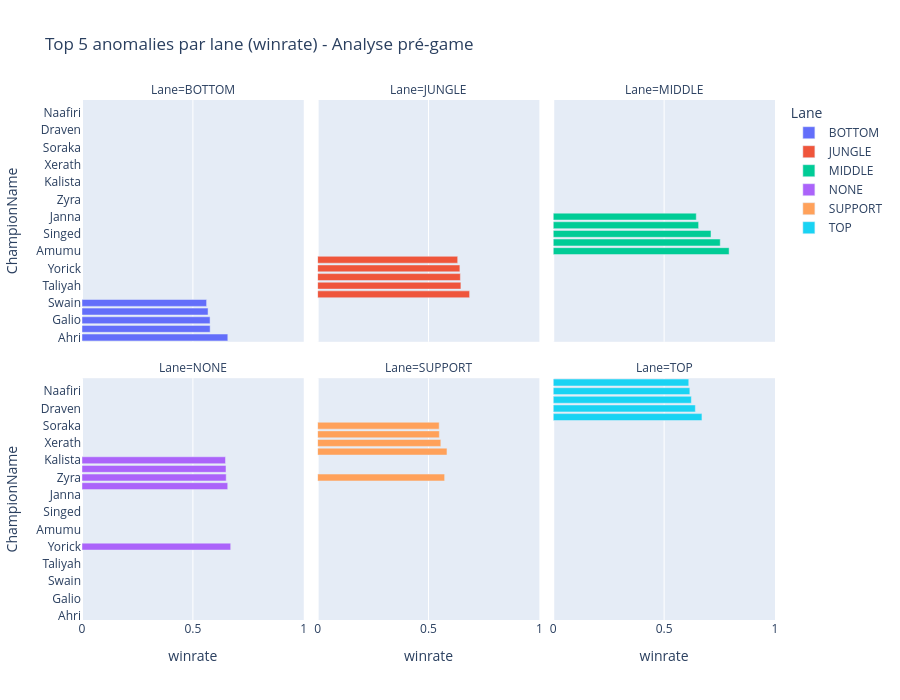

The notebook cell this image was saved under:
### Markdown cell above
L’analyse des champions les plus performants par lane met en évidence des
dynamiques très différentes selon les rôles.

Les lanes centrales (MID et JUNGLE) présentent des winrates relativement
modérés et concentrés autour de 50–55 %, ce qui suggère un environnement
compétitif et équilibré, où les performances dépendent fortement du niveau
de jeu et des interactions collectives.

À l’inverse, les lanes SUPPORT et TOP affichent des winrates parfois très
élevés, souvent associés à des champions joués hors de leur rôle habituel
ou à des profils très utilitaires. Ces performances élevées, combinées à
des volumes de parties plus faibles, indiquent des stratégies de niche
ou des contextes spécifiques plutôt qu’une domination généralisée.

Ces résultats confirment que les statistiques pré-game doivent être
interprétées de manière contextuelle : un winrate élevé ne traduit pas
nécessairement une force intrinsèque du champion, mais peut révéler une
exploitation efficace de situations particulières.

### Code cell
# 📊 Graphique 3 - Top champions par lane (winrate) en pré-game
# Objectif : visualiser immédiatement la "photo" de la méta par rôle

import plotly.express as px

plot_df = champ_lane.copy()

# On garde un top 5 par lane pour un graphe lisible
top5 = (
    plot_df
    .sort_values(["Lane", "winrate"], ascending=[True, False])
    .groupby("Lane", group_keys=False)
    .head(5)
)

fig = px.bar(
    top5,
    x="winrate",
    y="ChampionName",
    color="Lane",
    orientation="h",
    facet_col="Lane",
    facet_col_wrap=3,
    title="Top 5 anomalies par lane (winrate) - Analyse pré-game",
    hover_data=["games", "winrate"]
)

fig.update_layout(height=700)

fig.update_xaxes(range=[0, 1], matches=None)

fig.show()

### Figure 1 — Plotly figure (JSON) as saved in the notebook; plotly's stock layout.template omitted (floating-point values rounded to 4 significant figures)
{"data": [{"customdata": [[73], [424], [71], [95], [509]], "hovertemplate": "Lane=BOTTOM<br>winrate=%{x}<br>ChampionName=%{y}<br>games=%{customdata[0]}<extra></extra>", "legendgroup": "BOTTOM", "marker": {"color": "#636efa", "pattern": {"shape": ""}}, "name": "BOTTOM", "orientation": "h", "showlegend": true, "textposition": "auto", "type": "bar", "x": [0.6575, 0.5778, 0.5775, 0.5684, 0.5619], "xaxis": "x4", "y": ["Ahri", "Sona", "Galio", "Fiddlesticks", "Swain"], "yaxis": "y4"}, {"customdata": [[89], [130], [87], [53], [57]], "hovertemplate": "Lane=JUNGLE<br>winrate=%{x}<br>ChampionName=%{y}<br>games=%{customdata[0]}<extra></extra>", "legendgroup": "JUNGLE", "marker": {"color": "#EF553B", "pattern": {"shape": ""}}, "name": "JUNGLE", "orientation": "h", "showlegend": true, "textposition": "auto", "type": "bar", "x": [0.6854, 0.6462, 0.6437, 0.6415, 0.6316], "xaxis": "x5", "y": ["Kaisa", "Taliyah", "Jhin", "Yorick", "Quinn"], "yaxis": "y5"}, {"customdata": [[58], [81], [97], [90], [169]], "hovertemplate": "Lane=MIDDLE<br>winrate=%{x}<br>ChampionName=%{y}<br>games=%{customdata[0]}<extra></extra>", "legendgroup": "MIDDLE", "marker": {"color": "#00cc96", "pattern": {"shape": ""}}, "name": "MIDDLE", "orientation": "h", "showlegend": true, "textposition": "auto", "type": "bar", "x": [0.7931, 0.7531, 0.7113, 0.6556, 0.645], "xaxis": "x6", "y": ["Amumu", "Gnar", "Singed", "Poppy", "Janna"], "yaxis": "y6"}, {"customdata": [[173], [105], [223], [251], [102]], "hovertemplate": "Lane=NONE<br>winrate=%{x}<br>ChampionName=%{y}<br>games=%{customdata[0]}<extra></extra>", "legendgroup": "NONE", "marker": {"color": "#ab63fa", "pattern": {"shape": ""}}, "name": "NONE", "orientation": "h", "showlegend": true, "textposition": "auto", "type": "bar", "x": [0.6705, 0.6571, 0.6502, 0.6494, 0.6471], "xaxis": "x", "y": ["Yorick", "Belveth", "Zyra", "Shen", "Kalista"], "yaxis": "y"}, {"customdata": [[84], [220], [171], [583], [405]], "hovertemplate": "Lane=SUPPORT<br>winrate=%{x}<br>ChampionName=%{y}<br>games=%{customdata[0]}<extra></extra>", "legendgroup": "SUPPORT", "marker": {"color": "#FFA15A", "pattern": {"shape": ""}}, "name": "SUPPORT", "orientation": "h", "showlegend": true, "textposition": "auto", "type": "bar", "x": [0.5833, 0.5727, 0.5556, 0.5489, 0.5481], "xaxis": "x2", "y": ["Nidalee", "Zyra", "Xerath", "Leona", "Soraka"], "yaxis": "y2"}, {"customdata": [[85], [103], [114], [125], [54]], "hovertemplate": "Lane=TOP<br>winrate=%{x}<br>ChampionName=%{y}<br>games=%{customdata[0]}<extra></extra>", "legendgroup": "TOP", "marker": {"color": "#19d3f3", "pattern": {"shape": ""}}, "name": "TOP", "orientation": "h", "showlegend": true, "textposition": "auto", "type": "bar", "x": [0.6706, 0.6408, 0.6228, 0.616, 0.6111], "xaxis": "x3", "y": ["Samira", "Draven", "Zac", "Naafiri", "Kindred"], "yaxis": "y3"}], "layout": {"annotations": [{"font": {}, "showarrow": false, "text": "Lane=NONE", "x": 0.16, "xanchor": "center", "xref": "paper", "y": 0.465, "yanchor": "bottom", "yref": "paper"}, {"font": {}, "showarrow": false, "text": "Lane=SUPPORT", "x": 0.5, "xanchor": "center", "xref": "paper", "y": 0.465, "yanchor": "bottom", "yref": "paper"}, {"font": {}, "showarrow": false, "text": "Lane=TOP", "x": 0.84, "xanchor": "center", "xref": "paper", "y": 0.465, "yanchor": "bottom", "yref": "paper"}, {"font": {}, "showarrow": false, "text": "Lane=BOTTOM", "x": 0.16, "xanchor": "center", "xref": "paper", "y": 1.0, "yanchor": "bottom", "yref": "paper"}, {"font": {}, "showarrow": false, "text": "Lane=JUNGLE", "x": 0.5, "xanchor": "center", "xref": "paper", "y": 1.0, "yanchor": "bottom", "yref": "paper"}, {"font": {}, "showarrow": false, "text": "Lane=MIDDLE", "x": 0.84, "xanchor": "center", "xref": "paper", "y": 1.0, "yanchor": "bottom", "yref": "paper"}], "barmode": "relative", "height": 700, "legend": {"title": {"text": "Lane"}, "tracegroupgap": 0}, "title": {"text": "Top 5 anomalies par lane (winrate) - Analyse pré-game"}, "xaxis": {"anchor": "y", "domain": [0, 0.32], "range": [0, 1], "title": {"text": "winrate"}}, "xaxis2": {"anchor": "y2", "domain": [0.34, 0.66], "range": [0, 1], "title": {"text": "winrate"}}, "xaxis3": {"anchor": "y3", "domain": [0.68, 1.0], "range": [0, 1], "title": {"text": "winrate"}}, "xaxis4": {"anchor": "y4", "domain": [0, 0.32], "range": [0, 1], "showticklabels": false}, "xaxis5": {"anchor": "y5", "domain": [0.34, 0.66], "range": [0, 1], "showticklabels": false}, "xaxis6": {"anchor": "y6", "domain": [0.68, 1.0], "range": [0, 1], "showticklabels": false}, "yaxis": {"anchor": "x", "domain": [0, 0.465], "title": {"text": "ChampionName"}}, "yaxis2": {"anchor": "x2", "domain": [0, 0.465], "matches": "y", "showticklabels": false}, "yaxis3": {"anchor": "x3", "domain": [0, 0.465], "matches": "y", "showticklabels": false}, "yaxis4": {"anchor": "x4", "domain": [0.535, 1.0], "matches": "y", "title": {"text": "ChampionName"}}, "yaxis5": {"anchor": "x5", "domain": [0.535, 1.0], "matches": "y", "showticklabels": false}, "yaxis6": {"anchor": "x6", "domain": [0.535, 1.0], "matches": "y", "showticklabels": false}}}
